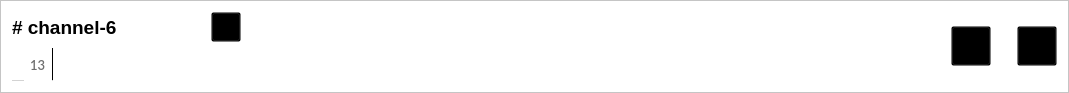
           <widget class="QFrame" name="frame_3">
            <property name="minimumSize">
             <size>
              <width>878</width>
              <height>93</height>
             </size>
            </property>
            <property name="maximumSize">
             <size>
              <width>16777215</width>
              <height>80</height>
             </size>
            </property>
            <property name="styleSheet">
             <string notr="true">border-bottom:1px solid lightgray;
background:white;</string>
            </property>
            <property name="frameShape">
             <enum>QFrame::StyledPanel</enum>
            </property>
            <property name="frameShadow">
             <enum>QFrame::Raised</enum>
            </property>
            <layout class="QHBoxLayout" name="horizontalLayout_32">
             <item>
              <layout class="QHBoxLayout" name="horizontalLayout_24">
               <item>
                <layout class="QVBoxLayout" name="verticalLayout_7">
                 <item>
                  <layout class="QHBoxLayout" name="horizontalLayout_8">
                   <item>
                    <widget class="QLabel" name="label_5">
                     <property name="minimumSize">
                      <size>
                       <width>153</width>
                       <height>0</height>
                      </size>
                     </property>
                     <property name="font">
                      <font>
                       <pointsize>14</pointsize>
                       <weight>75</weight>
                       <bold>true</bold>
                      </font>
                     </property>
                     <property name="styleSheet">
                      <string notr="true">border-bottom:none;</string>
                     </property>
                     <property name="text">
                      <string># channel-6</string>
                     </property>
                    </widget>
                   </item>
                   <item>
                    <spacer name="horizontalSpacer_8">
                     <property name="orientation">
                      <enum>Qt::Horizontal</enum>
                     </property>
                     <property name="sizeType">
                      <enum>QSizePolicy::Ignored</enum>
                     </property>
                     <property name="sizeHint" stdset="0">
                      <size>
                       <width>40</width>
                       <height>20</height>
                      </size>
                     </property>
                    </spacer>
                   </item>
                   <item>
                    <widget class="QPushButton" name="pushButton">
                     <property name="minimumSize">
                      <size>
                       <width>30</width>
                       <height>30</height>
                      </size>
                     </property>
                     <property name="maximumSize">
                      <size>
                       <width>30</width>
                       <height>30</height>
                      </size>
                     </property>
                     <property name="styleSheet">
                      <string notr="true">background:transparent;
image: url(:/new/prefix1/resources/Star.png);
border-bottom:none;</string>
                     </property>
                     <property name="text">
                      <string/>
                     </property>
                    </widget>
                   </item>
                   <item>
                    <spacer name="horizontalSpacer_15">
                     <property name="orientation">
                      <enum>Qt::Horizontal</enum>
                     </property>
                     <property name="sizeHint" stdset="0">
                      <size>
                       <width>68</width>
                       <height>20</height>
                      </size>
                     </property>
                    </spacer>
                   </item>
                  </layout>
                 </item>
                 <item>
                  <layout class="QHBoxLayout" name="horizontalLayout_43">
                   <item>
                    <layout class="QHBoxLayout" name="horizontalLayout_42">
                     <item>
                      <widget class="QLabel" name="label_55">
                       <property name="minimumSize">
                        <size>
                         <width>12</width>
                         <height>12</height>
                        </size>
                       </property>
                       <property name="styleSheet">
                        <string notr="true">image: url(:/new/prefix1/resources/Frame.png);</string>
                       </property>
                       <property name="text">
                        <string/>
                       </property>
                      </widget>
                     </item>
                     <item>
                      <widget class="QLabel" name="label_56">
                       <property name="styleSheet">
                        <string notr="true">color: #6F6F6F;
font-size: 13px;
font-family: Lato;
font-weight: 500;
border-bottom:none;</string>
                       </property>
                       <property name="text">
                        <string>13</string>
                       </property>
                      </widget>
                     </item>
                    </layout>
                   </item>
                   <item>
                    <widget class="Line" name="line_6">
                     <property name="maximumSize">
                      <size>
                       <width>1</width>
                       <height>16777215</height>
                      </size>
                     </property>
                     <property name="styleSheet">
                      <string notr="true">background-color: rgb(0, 0, 0);</string>
                     </property>
                     <property name="orientation">
                      <enum>Qt::Vertical</enum>
                     </property>
                    </widget>
                   </item>
                   <item>
                    <widget class="QLabel" name="label_57">
                     <property name="minimumSize">
                      <size>
                       <width>286</width>
                       <height>0</height>
                      </size>
                     </property>
                     <property name="sizeIncrement">
                      <size>
                       <width>40</width>
                       <height>52</height>
                      </size>
                     </property>
                     <property name="styleSheet">
                      <string notr="true">image: url(:/new/prefix1/resources/📱 Channel for number 6.png);
border-bottom:none;</string>
                     </property>
                     <property name="text">
                      <string/>
                     </property>
                     <property name="pixmap">
                      <pixmap>resources/📱 Channel for number 6.png</pixmap>
                     </property>
                    </widget>
                   </item>
                  </layout>
                 </item>
                </layout>
               </item>
               <item>
                <spacer name="horizontalSpacer_12">
                 <property name="orientation">
                  <enum>Qt::Horizontal</enum>
                 </property>
                 <property name="sizeType">
                  <enum>QSizePolicy::Fixed</enum>
                 </property>
                 <property name="sizeHint" stdset="0">
                  <size>
                   <width>600</width>
                   <height>20</height>
                  </size>
                 </property>
                </spacer>
               </item>
               <item>
                <layout class="QHBoxLayout" name="horizontalLayout_45">
                 <item>
                  <widget class="QPushButton" name="pushButton_13">
                   <property name="minimumSize">
                    <size>
                     <width>40</width>
                     <height>40</height>
                    </size>
                   </property>
                   <property name="maximumSize">
                    <size>
                     <width>40</width>
                     <height>40</height>
                    </size>
                   </property>
                   <property name="styleSheet">
                    <string notr="true">image: url(:/new/prefix1/resources/addUSer.png);
background:transparent;</string>
                   </property>
                   <property name="text">
                    <string/>
                   </property>
                  </widget>
                 </item>
                 <item>
                  <spacer name="horizontalSpacer_16">
                   <property name="orientation">
                    <enum>Qt::Horizontal</enum>
                   </property>
                   <property name="sizeType">
                    <enum>QSizePolicy::Fixed</enum>
                   </property>
                   <property name="sizeHint" stdset="0">
                    <size>
                     <width>20</width>
                     <height>20</height>
                    </size>
                   </property>
                  </spacer>
                 </item>
                 <item>
                  <widget class="QPushButton" name="pushButton_14">
                   <property name="minimumSize">
                    <size>
                     <width>40</width>
                     <height>40</height>
                    </size>
                   </property>
                   <property name="maximumSize">
                    <size>
                     <width>40</width>
                     <height>40</height>
                    </size>
                   </property>
                   <property name="styleSheet">
                    <string notr="true">image: url(:/new/prefix1/resources/i.png);
background:transparent;</string>
                   </property>
                   <property name="text">
                    <string/>
                   </property>
                  </widget>
                 </item>
                </layout>
               </item>
              </layout>
             </item>
            </layout>
           </widget>
